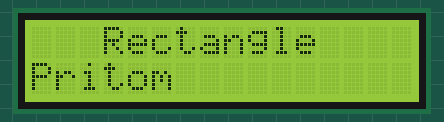
This sketch was run on a simulated Arduino Uno, built with avr-gcc and run on an emulated ATmega328P. Shown: 16×2 character LCD.

Above: at 0.16 s.
At 2.0 s:
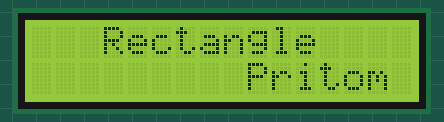
At 4.05 s:
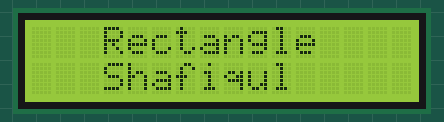
At 8.14 s:
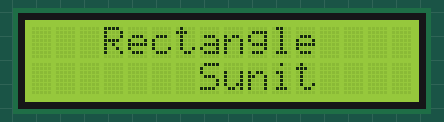
At 12.23 s:
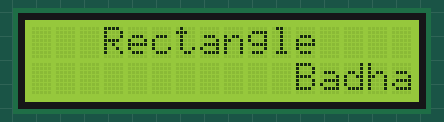
At 16.32 s:
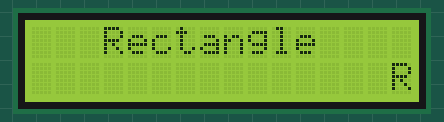

The sketch:

LCD_monitor2.ino
```cpp
#include <LiquidCrystal.h>
char names[4][25] = {"Pritom","Shafiqul","Sunit","Badhan"};
LiquidCrystal led(12, 11, 5, 4, 3, 2);
                 //RS, EN, DB4, DB5, BD6, DB7
void setup() {
  led.begin(16,2);
}

void loop() {
  for(int j=0; j<=4; j++){
    for(int i=0; i<16; i++){
      led.setCursor(3,0);
      led.print("Rectangle");
      led.setCursor(i,1);
      led.print(names[j]);
      delay(200);
      led.clear();
      }
    }
}
```

Measured:
- by itself, everything shown: repeats every 16.4 s, in 80 steps
